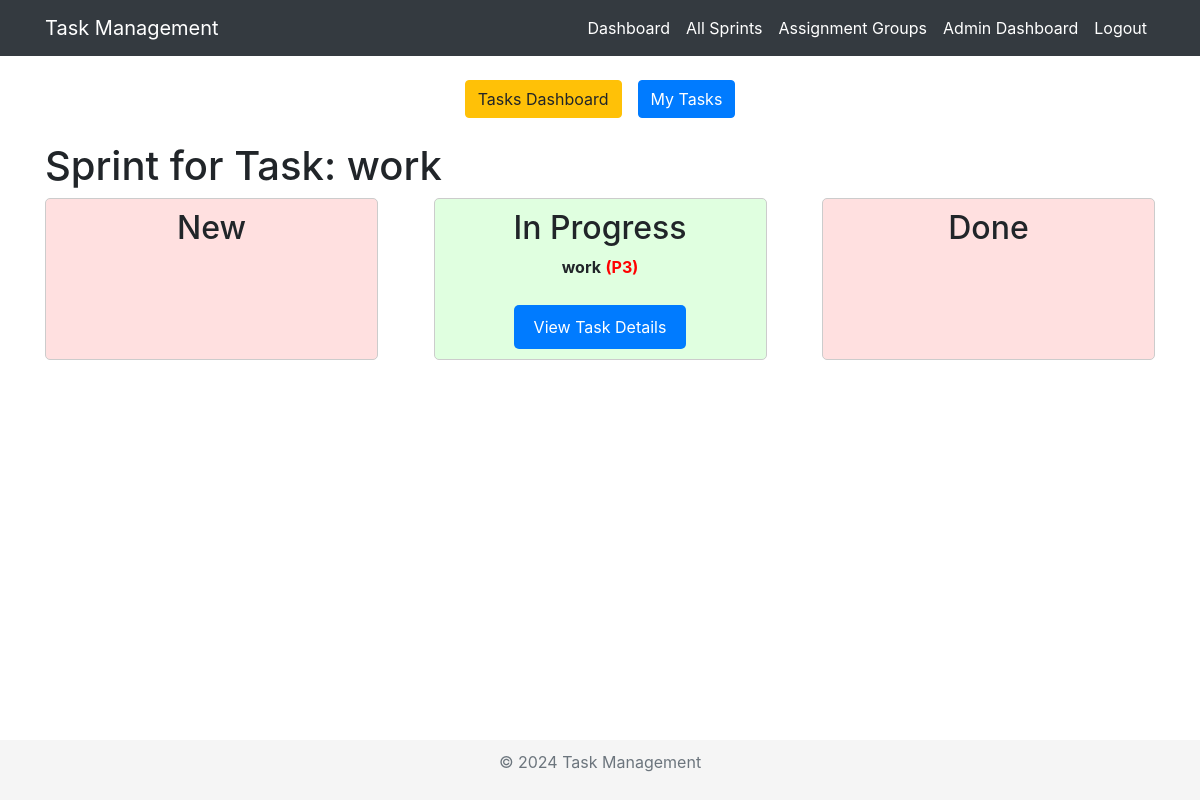
/task/1/sprint/ (signed in), run on the app's committed database.
### taskmanagement/models.py (models this page shows, shortened)
class Task(models.Model):
    task_token = models.CharField(max_length=8, unique=True, blank=True)
    title = models.CharField(max_length=100)
    description = models.TextField()
    due_date = models.DateTimeField(blank=True, null=True)
    PRIORITY_CHOICES = [
        ("P1", "P1-Very High"),
        ("P2", "P2-High"),
        ("P3", "P3-Medium"),
        ("P4", "P4-Low"),
    ]
    priority = models.CharField(max_length=20, choices= PRIORITY_CHOICES, default='P3' )
    STATUS_CHOICES = [
        ("New", "New"),
        ("In Progress", "In Progress"),
        ("Done", "Done")
    ]
    status = models.CharField(max_length=20, choices = STATUS_CHOICES, default="New")
    assignment_group = models.ForeignKey(AssignmentGroup, related_name='tickets', on_delete=models.CASCADE, blank=False, null=False)
    creator = models.ForeignKey(settings.AUTH_USER_MODEL, on_delete=models.CASCADE)
    assigned_to = models.CharField(max_length=255, null=True, blank=True)
    created_at = models.DateTimeField(auto_now_add=True)
    updated_at = models.DateTimeField(auto_now=True)

### taskmanagement/views.py (the view)
# urls.py: path('task/<int:task_id>/sprint/', views.sprint_view, name='sprint_view'),
@login_required
def sprint_view(request, task_id):
    task = get_object_or_404(Task, pk=task_id)
    stages = [
        {'name': 'New', 'active': task.status == 'New'},
        {'name': 'In Progress', 'active': task.status == 'In Progress'},
        {'name': 'Done', 'active': task.status == 'Done'}
    ]
    return render(request, 'sprint_view.html', {'task': task, 'stages': stages})

### taskmanagement/templates/sprint_view.html (shortened to what this page needs)
{% extends 'base.html' %}
{% load static %}
{% block content %}
{% include 'menu.html' %}
<h1>Sprint for Task: {{ task.title }}</h1>
<div class="stages">
    {% for stage in stages %}
        <div class="stage {% if stage.active %}active{% else %}inactive{% endif %}">
            <h2>{{ stage.name }}</h2>
            {% if stage.active %}
            <p><strong>{{ task.title }}</strong> <strong style="color: red;">({{ task.priority }})</strong></p>
                <a href="{% url 'task_detail' task.id %}" class="btns btn-primary">View Task Details</a>
            {% endif %}
        </div>
    {% endfor %}
</div>
{% endblock %}

### taskmanagement/templates/base.html (style rules this page uses)
html, body { height: 100%; margin: 0; display: flex; flex-direction: column; }

### taskmanagement/templates/sprint_view.html (style rules this page uses)
.stages { display: flex; justify-content: space-between; }
.stage { width: 30%; border: 1px solid #ccc; padding: 10px; border-radius: 5px; text-align: center; }
.stage.active { background-color: #e0ffe0; }
.stage.inactive { background-color: #ffe0e0; }
.btns { display: inline-block; margin-top: 10px; padding: 10px 20px; font-size: 16px; text-align: center; text-decoration: none; color: #fff; background-color: #007bff; border: none; border-radius: 5px; cursor: pointer; }

### data on the page
Task: title "work", title "work", priority "P3"

### other printed values
{{ stage.name }} "New" "In Progress" "Done"
